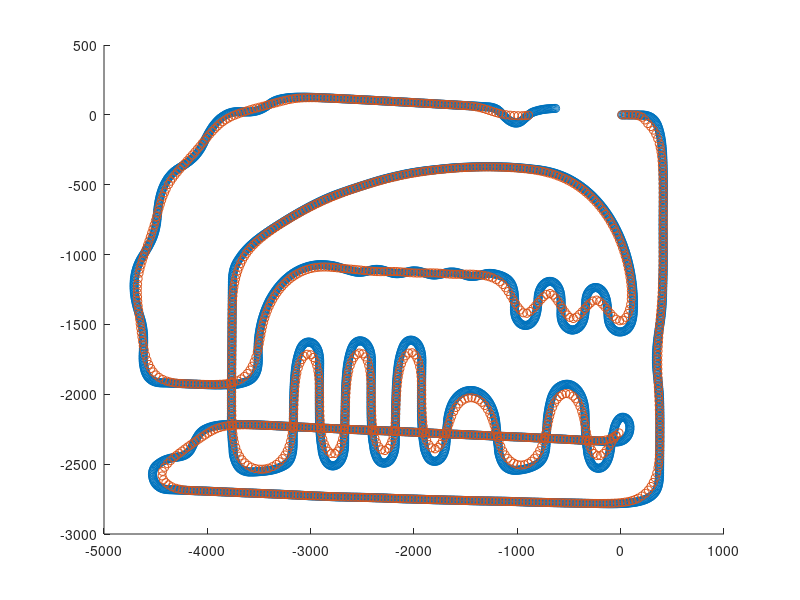

Write MATLAB code to recreate this figure. (Note: this script raises an error after producing the figure.)
%data = load("2024AllJapan_Dis,theta.txt");
%data = load("reRoeasymap_Dis,theta.txt");
data = load("reRomap_xy.txt");

AllEuclideanDistance = 0;

% 距離と角度の列を抽出
distance = data(:, 1);
theta = data(:, 2);
theta_adj = theta .* 1;

% ゼロでない距離のみを抽出
distance = nonzeros(distance);
theta = theta(1:length(distance));

% 変数の初期化
x = 0;
y = 0;
th = 0;

X = [];
Y = [];
Th = [];

% 距離と角度の値を反復処理
for i = 1:length(distance)
    %x = x + distance(i) * cos(th + theta_adj(i)/2); % 10mmの距離をx座標に変換
    %y = y + distance(i) * sin(th + theta_adj(i)/2); % 10mmの距離をy座標に変換
    %th = th + theta(i); % 角度を調整
    x = distance(i);%x座標
    y = theta(i);%y座標

    if i > 1
        dx = x - X(end); % x方向の差
        dy = y - Y(end); % y方向の差
        new_th = atan2(dy, dx); % 前の座標との角度を計算

        % 前の角度との差を計算
        delta_th = new_th - Th(end);
        
        % 急激な変化があった場合の補正 -9から-3になる不具合は修正されていない 実機のプログラムは克服済みなので，問題ない
        if delta_th > pi
            new_th = new_th - 2 * pi;
        elseif delta_th < -pi
            new_th = new_th + 2 * pi;
        end
        
        th = new_th; % 補正した角度を使用
    else
        th = atan2(y, x); % 最初のポイントはそのまま角度を計算
    end

    X = [X x];
    Y = [Y y];
    Th = [Th th];
end

% コースの全体距離を計算
for i = 1:length(X)-1
    EuclideanDistance(i) = sqrt((X(i+1) - X(i))^2 + (Y(i+1) - Y(i))^2);
    AllEuclideanDistance = AllEuclideanDistance + EuclideanDistance(i);
end

% 平滑化のための変数の初期化
X_smooth = [];
Y_smooth = [];
Th_smooth = [];
EuclideanDistance = [];
AllEuclideanDistance_shortcut = 0; % ユークリッド距離の総和の初期化
distance_threshold = 30; % 距離のしきい値を設定（例：10mm）

% 最初の点を追加
X_smooth = X(1);
Y_smooth = Y(1);
Th_smooth = Th(1); % 初期角度も追加

% 移動平均を計算
for i = 2:numel(X)
    windowSize = min(i, 50); % 窓のサイズを設定
    if i <= windowSize
        temp_x = sum(X(1:i)) / i; % Xの移動平均
        temp_y = sum(Y(1:i)) / i; % Yの移動平均
    else
        temp_x = sum(X(i-windowSize+1:i)) / windowSize; % Xの移動平均
        temp_y = sum(Y(i-windowSize+1:i)) / windowSize; % Yの移動平均
    end
    
    euclidean_dist = sqrt((temp_x - X_smooth(end))^2 + (temp_y - Y_smooth(end))^2);
    if euclidean_dist > distance_threshold
        % 新しい座標を追加
        X_smooth = [X_smooth temp_x];
        Y_smooth = [Y_smooth temp_y];
        
        % 新しい角度を計算
        dx = temp_x - X_smooth(end-1); % x方向の差
        dy = temp_y - Y_smooth(end-1); % y方向の差
        new_th2 = atan2(dy, dx); % 前の座標との角度を計算

        % 急激な変化があった場合の補正
        delta_th2 = new_th2 - Th_smooth(end);
        if delta_th2 > pi
            new_th2 = new_th2 - 2 * pi;
        elseif delta_th2 < -pi
            new_th2 = new_th2 + 2 * pi;
        end
        
        Th_smooth = [Th_smooth new_th2]; % 補正した角度を使用
        
        % ユークリッド距離を保存
        EuclideanDistance = [EuclideanDistance euclidean_dist];
        AllEuclideanDistance_shortcut = AllEuclideanDistance_shortcut + euclidean_dist;
        euclidean_dist = 0;
    end
end

% オリジナルコースとショートカットコースの総距離を表示
disp('コースの総距離:')
fprintf('%.0fmm\n', AllEuclideanDistance);

disp('ショートカット経路の総距離:')
fprintf('%.0fmm\n', AllEuclideanDistance_shortcut);

% ショートカット経路座標をファイルに保存
output_file = 'Shortcatdata_output.txt';
fid = fopen(output_file, 'w');
fprintf(fid, '%f %f\n', [X_smooth; Y_smooth]);
fclose(fid);
disp('ショートカット座標がファイルに保存されました。');

% ショートカット座標間のユークリッド距離をファイルに保存
output_file = 'EuclideanDistance_output.txt';
fid = fopen(output_file, 'w');
fprintf(fid, '%f\n', EuclideanDistance);
fclose(fid);
disp('ショートカット座標間の距離がファイルに保存されました。');

output_file = 'atan2.txt';
fid = fopen(output_file, 'w');
fprintf(fid, '%f\n', Th_smooth);
fclose(fid);
disp('atan2で計算された角速度がファイルに保存されました。');

% オリジナルコースとショートカットコースをプロット
figure(1);
scatter(X, Y, 'red')
hold on
scatter(X_smooth, Y_smooth, 'blue')
xline(0, "-r")
xline(-1000, "-r")
yline(0, "-r")
grid on
grid minor
axis equal
legend('Original MAP (red)', 'Shortcut MAP (blue)')
